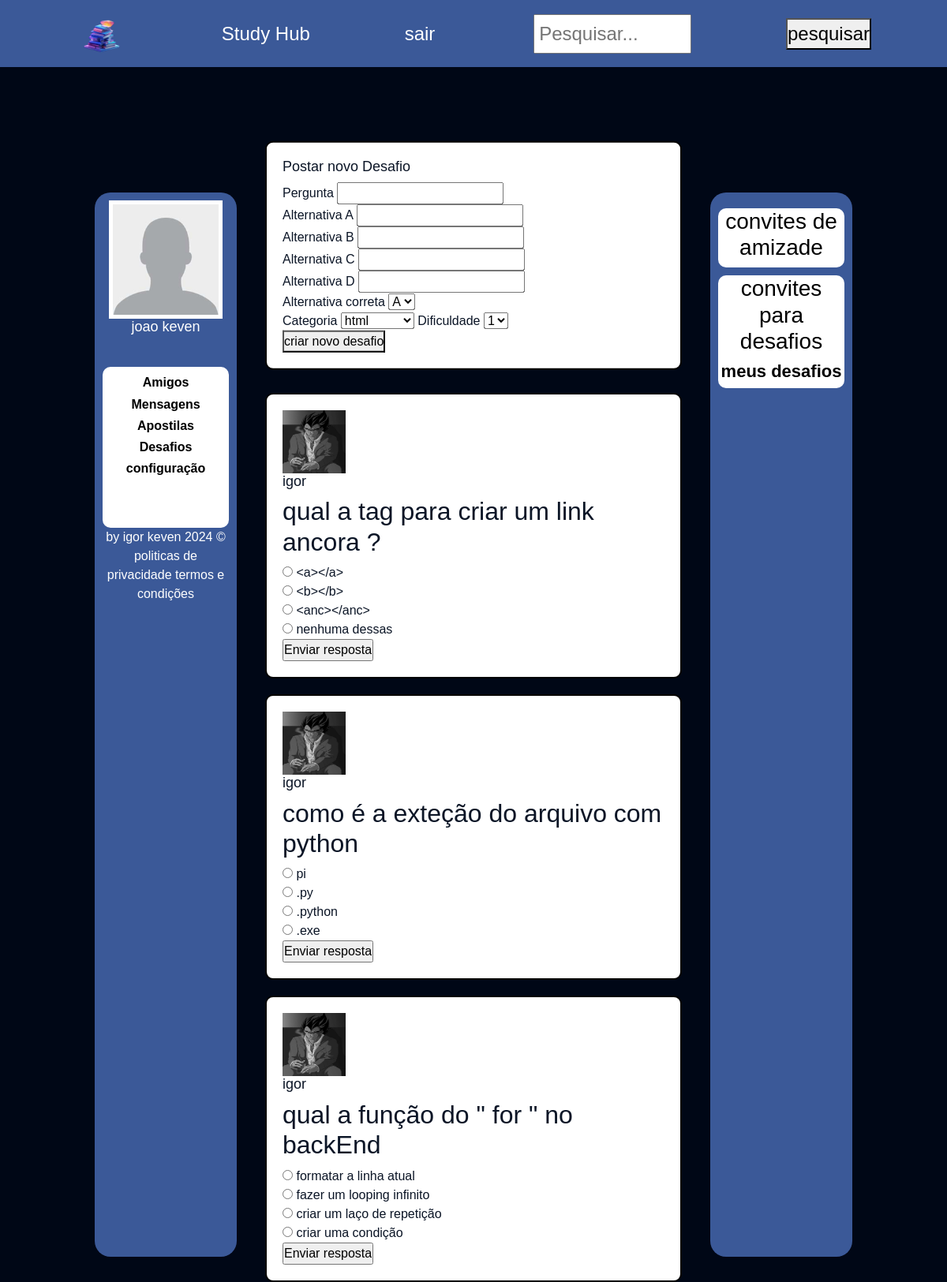
The app's page /home (signed in) with its own data.
### tables this page shows
CREATE TABLE usuario (
    id INTEGER PRIMARY KEY,
    nome TEXT NOT NULL,
    senha TEXT NOT NULL,
    tema TEXT DEFAULT '#3b5998',
    img_perfil TEXT DEFAULT '/static/imagens/user.png',
    img_capa TEXT DEFAULT '/static/imagens/fundo.jpg'
);

CREATE TABLE desafios (
    id INTEGER PRIMARY KEY AUTOINCREMENT,
    id_usuario INTEGER,
    pergunta TEXT,
    respostaA TEXT,
    respostaB TEXT,
    respostaC TEXT,
    respostaD TEXT,
    respostaCERTA TEXT,
    categoria TEXT,
    dificuldade INTEGER
);

### main.py (the view)
@app.route('/home')
def home():
    if 'usuario' in session:  # SE TENTAR ENTRAR SEM LOGIN NAO CAI AQUI
        nome = session['usuario']  # Obtenha o nome do usuário da sessão
        conn = sqlite3.connect('usuarios.db')
        cursor = conn.cursor()
        cursor.execute("SELECT * FROM usuario WHERE nome = ?", (nome,))
        usuario = cursor.fetchone()
        cursor.execute("""
            SELECT u.*
            FROM usuario u
            INNER JOIN amigos a ON u.id = a.amigo_id
            WHERE a.usuario_id = ?
        """, (usuario[0],))
        amigos = cursor.fetchall()  # Obter todos os dados dos amigos
        cursor.execute("""
            SELECT *
            FROM usuario
            WHERE id NOT IN (
                SELECT amigo_id
                FROM amigos
                WHERE usuario_id = ?
            )
            AND id != ?
        """, (usuario[0], usuario[0]))
        possiveis_amigos = cursor.fetchall()  # Obter todos os dados dos possíveis amigos
        cursor.execute("""
            SELECT u.*
            FROM usuario u
            INNER JOIN solicitacoes_amizade s ON u.id = s.solicitante_id
            WHERE s.solicitado_id = ?
        """, (usuario[0],))
        solicitacoes_amizade = cursor.fetchall()
        cursor.execute("""
            SELECT d.*
            FROM desafios d
            INNER JOIN amigos a ON d.id_usuario = a.amigo_id
            WHERE a.usuario_id = ?
        """, (usuario[0],))
        desafios = cursor.fetchall()
        cursor.execute("""
            SELECT u.*
            FROM usuario u
            INNER JOIN desafios d ON u.id = d.id_usuario
            WHERE u.id != ?
        """, (usuario[0],))
        usuarios_com_desafios = cursor.fetchall()
        cursor.close()
        conn.close()
        if usuario is not None:  # Se encontramos um usuário que corresponde ao nome de usuário
            tema = usuario[3]  # Obtenha o tema do perfil do usuário
            img_perfil = usuario[4]  # Obtenha a imagem de perfil do usuário
            img_capa = usuario[5]  # Obtenha a imagem de capa do usuário
            apostilas = ['apostila1.pdf','apostila2.pdf','apostila3.pdf','apostila4.pdf']  # DEPOIS APAGAR E PEGAR DADOS DO BD
            return render_template('home.html',usuarios_com_desafios=usuarios_com_desafios,desafios=desafios,solicitacoes_amizade=solicitacoes_amizade,possiveis_amigos=possiveis_amigos,nome=nome, fundo=img_capa, apostilas=apostilas, tema=tema,img_perfil=img_perfil, amigos=amigos)
        else:
            flash('Erro ao buscar os dados do usuário!!')
            return redirect('/')
    else:
        flash('É necessario fazer login para acessar!!')
        return redirect('/')

### templates/home.html (shortened to what this page needs)
<!doctype html>
<html lang="en">
    <head>
        <link href="https://cdn.jsdelivr.net/npm/bootstrap@5.3.2/dist/css/bootstrap.min.css" rel="stylesheet">
        <link href="static/css/cadastro.css" rel="stylesheet">
        <link href="static/css/base.css" rel="stylesheet">
        <link rel="stylesheet" href="/static/css/home.css">
    </head>
    <body style="background-image: url('{{fundo}}'); ">
        <div class="navbar">
            <img class="logo_navBar" src="/static/imagens/logo.png" alt="">
            Study Hub
            <div class="botoes_navbar">
                <a  href="/sair">sair</a>
            </div>
            <input type="text" class="search-bar" placeholder="Pesquisar...">
            <button>pesquisar</button>
        </div>
        <aside class="perfil">
            <img src="{{img_perfil}}" alt="foto de perfil" title="Mudar foto"  width="200" height="150" id="foto_perfi">
            <br>
            <h1 class="nome"> {{nome}}</h1>
            <div class="menu_lateral_esquendo">
              <div class="menu_lateral_esquendo_1">
                <h3 class="menu_perfil" id="btn_amigos">Amigos</h3>
                <h3 class="menu_perfil" id="btn_mensagens">Mensagens</h3>
                <h3 class="menu_perfil" id="btn_apostila">Apostilas</h3>
                <h3 class="menu_perfil" id="btn_desafios">Desafios</h3>
                <h3 class="menu_perfil" id="btn_config">configuração</h3>
                <br><br>
              </div>
            </div>
            by igor keven 2024 &copy;<br>
            <a class="poiticas" >politicas de privacidade</a>
            <a class="poiticas" >termos e condições</a>
        </aside>
        <div class="conteudo">
          <div id="feed">
            {% include 'feed.html' %}
        </div>
      </div>
        <aside class="lateral_direita">
            <div class="menu_lateral_direito">
                <h3 style="color: black;" > convites de amizade</h3>
            </div>
            <div class="menu_lateral_direito">
                <h3 style="color: black;"> convites para desafios</h3>
                <h3 class="menu_perfil" id="apagar_conta">meus desafios</h3>
            </div>
        </aside>
    </body>
</html>

### templates/feed.html (shortened to what this page needs)
    <div class="novo_flashCard feed">
      <h1>Postar novo Desafio</h1>
      <form action="/novo_desafio" method="post" id="formDesafio">
        <label for="pergunta">Pergunta</label>
        <input type="text" name="pergunta" id="pergunta" required><br>
        <label for="respostaA">Alternativa A</label>
        <input type="text" name="respostaA" id="respostaA" required><br>
        <label for="respostaB">Alternativa B</label>
        <input type="text" name="respostaB" id="respostaB"><br>
        <label for="respostaC">Alternativa C</label>
        <input type="text" name="respostaC" id="respostaC"><br>
        <label for="respostaD">Alternativa D</label>
        <input type="text" name="respostaD" id="respostaD"><br>
        <label for="respostaCerta">Alternativa correta</label>
        <select name="respostaCerta" id="respostaCerta" required>
          <option value="respostaA">A</option>
        </select><br>
        <label for="categoria">Categoria</label>
        <select name="categoria" id="categoria" required>
          <option value="html">html</option>
        </select>
        <label for="dificuldade">Dificuldade</label>
        <select name="dificuldade" id="dificuldade" required>
          <option value="1">1</option>
        </select><br>
                 <button type="submit">criar novo desafio</button>
      </form>
    </div>
<br><br>
{% if usuarios_com_desafios %}
  {% set desafios_processados = [] %}
  {% for usuario in usuarios_com_desafios %}
    {% for desafio in desafios %}
      {% if desafio[1] == usuario[0] and desafio[0] not in desafios_processados %}
        <div class="feed">
          <img src="{{ usuario[4] }}" alt="">
          <h1>{{ usuario[1] }}</h1>
          <form action="#" method="post" onsubmit="return verificarResposta(this);" data-resposta-certa="{{ desafio[7] }}">
            <h2>{{ desafio[2] }}</h2>
            <input type="radio" id="respostaA" name="resposta" value="respostaA">
            <label for="respostaA">{{ desafio[3] }}</label><br>
            {% if desafio[4] != None %}
            <input type="radio" id="respostaB" name="resposta" value="respostaB">
            <label for="respostaB">{{ desafio[4] }}</label><br>
            {% endif %}
            {% if desafio[5] != None %}
            <input type="radio" id="respostaC" name="resposta" value="respostaC">
            <label for="respostaC">{{ desafio[5] }}</label><br>
            {% endif %}
            {% if desafio[6] != None %}
            <input type="radio" id="respostaD" name="resposta" value="respostaD">
            <label for="respostaD">{{ desafio[6] }}</label><br>
            {% endif %}
            <input type="submit" value="Enviar resposta">
          </form>
        </div>
      {% endif %}
    {% endfor %}
  {% endfor %}
{% endif %}

### static/css/cadastro.css (style rules this page uses)
* { margin: 0; padding: 0; }

### static/css/base.css (style rules this page uses)
:root { --main-color: #0b1526; --dark-color: #000716; --secondary-dark-color: rgb(15, 2, 26); --light-color: #00c1f3; --contrast-color: #f4c96b; --differential-color: #58fcd5; --tema: #3b5998; }
body { background-color: var(--dark-color) !important; color: white !important; }

### static/css/home.css (style rules this page uses)
body { font-family: Arial, sans-serif; margin: 0; padding: 0; background-color: #e9ebee; display: flex; justify-content: space-between; background-size: cover; background-repeat: no-repeat; background-position: center; background-attachment: fixed; }
.navbar { background-color: var(--tema); color: white; padding: 10px; text-align: center; font-size: 24px; position: fixed; width: 100%; top: 0; display: flex; justify-content: space-between; padding-left: 8%; padding-right: 8%; z-index: 2; }
.logo_navBar { height: 65px; width: 65px; }
.botoes_navbar a { display: flex; justify-content: center; cursor: pointer; text-decoration: none; color: white; }
.botoes_navbar a ,.botoes_navbar .dropdown { margin-right: 5px; }
.search-bar { width: 200px; padding: 5px; justify-self: flex-end; }
.perfil { position: fixed; top: 15%; left: 10%; border-radius: 20px; height: 83%; width: 15%; background-color: var(--tema); padding: 10px; text-align: center; }
.poiticas { cursor: pointer; text-decoration: none; color: white; }
.lateral_direita { position: fixed; top: 15%; right: 10%; border-radius: 20px; height: 83%; width: 15%; background-color: var(--tema); padding: 10px; text-align: center; }
.perfil img { border: solid 5px rgb(255, 255, 255); background-color: #0b1526; width: 90%; }
h1.nome { color: white; font-size: 18px; }
.menu_perfil { cursor: pointer; font-size: 22px; font-weight: bold; color: black; }
.menu_lateral_esquendo { margin-top: 25%; background-color: white; width: 100%; border-radius: 10px; padding: 10px; }
.menu_lateral_esquendo h3 { font-size: 16px; }
.menu_lateral_direito { background-color: white; width: 100%; border-radius: 10px; max-height: 200px; overflow-y: auto; margin-top: 10px; }
.conteudo { margin-top: 10%; margin-left: 28%; margin-right: 28%; background-color: transparent; width: 100%; height: 100%; border-radius: 10px; color: #0b1526; }
.novo_flashCard { border: solid 2px black; position: sticky; top: 11%; padding: 5px; opacity: 1; transition: opacity 0.3s ease; }
.feed { background-color: white; margin-top: 20px; padding: 20px; border-radius: 10px; border: solid 2px black; }
.feed h1 { font-size: 18px; }
.feed img { height: 80px; width: 80px; }

### records on screen
usuario: img_perfil (placeholder picture), nome "joao keven"
usuario: nome "igor"
desafios: img_perfil (picture), pergunta "qual a tag para criar um link ancora ?", respostaA "<a></a>", respostaB "<b></b>", respostaC "<anc></anc>", respostaD "nenhuma dessas"
desafios: img_perfil (picture), pergunta "como é a exteção do arquivo com python", respostaA "pi", respostaB ".py", respostaC ".python", respostaD ".exe"
desafios: img_perfil (picture), pergunta "qual a função do \" for \" no backEnd", respostaA "formatar a linha atual", respostaB "fazer um looping infinito", respostaC "criar um laço de repetição", respostaD "criar uma condição"
